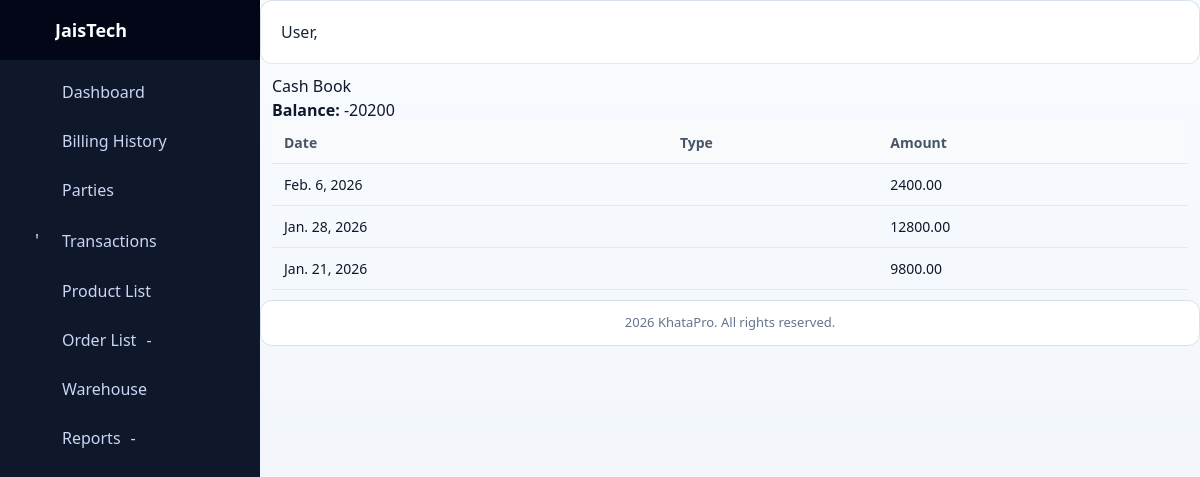
The app's page /reports/cash-book/ with its own data.
### khataapp/models.py (models this page shows, shortened)
class Transaction(models.Model):
    TXN_TYPE_CHOICES = [
        ("credit", "Credit"),
        ("debit", "Debit"),
    ]
    TXN_MODE_CHOICES = [
        ("cash", "Cash"),
        ("online", "Online"),
        ("upi", "UPI"),
        ("bank", "Bank Transfer"),
        ("cheque", "Cheque"),
    ]
    GST_TYPE_CHOICES = [
        ("gst", "GST"),
        ("nongst", "Non GST"),
    ]
    party = models.ForeignKey(
        "khataapp.Party",
        on_delete=models.CASCADE,
        related_name="transactions"
    )
    txn_type = models.CharField(max_length=10, choices=TXN_TYPE_CHOICES)
    txn_mode = models.CharField(max_length=20, choices=TXN_MODE_CHOICES, default="cash")
    amount = models.DecimalField(max_digits=10, decimal_places=2)
    date = models.DateField()   # Manual date selection
    notes = models.TextField(blank=True, null=True)
    receipt = models.ImageField(upload_to="receipts/", blank=True, null=True)
    order = models.ForeignKey(
        "commerce.Order",
        on_delete=models.SET_NULL,
        null=True,
        blank=True,
        related_name="linked_transactions"
    )
    payment = models.ForeignKey(
        "commerce.Payment",
        on_delete=models.SET_NULL,
        null=True,
        blank=True,
        related_name="linked_transactions"
    )
    voucher = models.ForeignKey(
        "commerce.SalesVoucher",
        on_delete=models.SET_NULL,
        null=True,
        blank=True,
        related_name="transactions"
    )
    invoice = models.ForeignKey(
        "commerce.Invoice",
        on_delete=models.SET_NULL,
        null=True,
        blank=True,
        related_name="transactions"
    )
    gst_type = models.CharField(
        max_length=10,
        choices=GST_TYPE_CHOICES,
        blank=True,
        null=True
    )
    created_at = models.DateTimeField(auto_now_add=True)
    class Meta:
        ordering = ['-date']
        verbose_name_plural = "Transactions"

### reports/views.py (the view)
# urls.py: path('cash-book/', views.cash_book, name='cash_book'),
def cash_book(request):
    transactions = Transaction.objects.filter(txn_mode='cash')
    total_in = transactions.filter(txn_type='credit').aggregate(
        total=Sum('amount')
    )['total'] or 0
    total_out = transactions.filter(txn_type='debit').aggregate(
        total=Sum('amount')
    )['total'] or 0
    return render(request, 'reports/cash_book.html', {
        'transactions': transactions,
        'total_in': total_in,
        'total_out': total_out,
        'balance': total_in - total_out
    })

### billing/templatetags/feature_tags.py (called while the page is built)
@register.simple_tag(takes_context=True)
def feature_allowed(context, feature_key):
    user = context.get("request").user
    if not user or not user.is_authenticated:
        return False
    return user_has_feature(user, feature_key)

### system_mode/context_processors.py (called while the page is built)
def system_mode_context(request):
    context = getattr(request, "system_mode_context", None)
    if context is None:
        context = build_request_mode_context(request)
    return {
        "system_mode": context,
        "system_mode_name": context.get("current_mode", "DESKTOP"),
        "system_mode_locked": bool(context.get("is_locked", False)),
        "resolved_system_mode": context.get("resolved_mode", "DESKTOP"),
        "resolved_system_mode_css": context.get("resolved_mode_css", "desktop"),
        "system_route_profile": context.get("route_profile", {}),
    }

### system_mode/models.py (called while the page is built)
    @classmethod
    def get_solo(cls, for_update=False):
        qs = cls.objects
        if for_update:
            qs = qs.select_for_update()
        instance = qs.filter(pk=1).first()
        if instance:
            return instance
        with transaction.atomic():
            locked = cls.objects.select_for_update().filter(pk=1).first()
            if locked:
                return locked
            return cls.objects.create(pk=1, current_mode=cls.Mode.DESKTOP)

### system_mode/services.py (called while the page is built)
def serialize_system_mode(mode_obj: SystemMode) -> dict[str, Any]:
    return {
        "current_mode": mode_obj.current_mode,
        "is_locked": bool(mode_obj.is_locked),
        "updated_by_id": mode_obj.updated_by_id,
        "updated_at": mode_obj.updated_at.isoformat() if mode_obj.updated_at else None,
    }

def get_system_mode_state(force_refresh: bool = False) -> dict[str, Any]:
    if not force_refresh:
        cached = cache.get(CACHE_KEY)
        if cached:
            return cached
    try:
        mode_obj = SystemMode.get_solo()
        payload = serialize_system_mode(mode_obj)
    except OperationalError:
        payload = {
            "current_mode": SystemMode.Mode.DESKTOP,
            "is_locked": False,
            "updated_by_id": None,
            "updated_at": None,
        }
    cache.set(CACHE_KEY, payload, CACHE_TTL_SECONDS)
    return payload

### templates/reports/cash_book.html (shortened to what this page needs)
{% extends 'base.html' %}
{% block content %}
<h2>Cash Book</h2>
<p><strong>Balance:</strong> {{ balance }}</p>
<table>
    <tr>
        <th>Date</th>
        <th>Type</th>
        <th>Amount</th>
    </tr>
    {% for t in transactions %}
    <tr>
        <td>{{ t.date }}</td>
        <td>{{ t.type }}</td>
        <td>{{ t.amount }}</td>
    </tr>
    {% endfor %}
</table>
{% endblock %}

### static/css/dashboard.css (style rules this page uses)
* { box-sizing: border-box; }
html, body { margin: 0; padding: 0; height: 100%; font-family: system-ui, -apple-system, Segoe UI, Roboto, Arial, sans-serif; background: #f4f6fb; overflow-x: hidden; }
table { width: 100%; border-collapse: collapse; font-size: 14px; }
th, td { padding: 10px 12px; border-bottom: 1px solid #e5e7eb; text-align: left; }
th { color: #475569; font-weight: 600; background: #f8fafc; }

### static/css/unified-theme.css (style rules this page uses)
:root { --uc-bg: #f4f7fb; --uc-surface: #ffffff; --uc-border: #d9e2ec; --uc-text: #12263a; --uc-muted: #5f6c7b; --uc-brand: #0b6bcb; --uc-brand-2: #0f9d7a; --uc-danger: #c03b3b; --uc-warning: #b7791f; }
body { background: var(--uc-bg); color: var(--uc-text); }

### static/css/master_ui_system.css (style rules this page uses)
:root { --ui-primary: #123a8f; --ui-primary-dark: #0f2f73; --ui-secondary: #f58b1f; --ui-secondary-dark: #d97108; --ui-danger: #c03b3b; --ui-outline: #64748b; --ui-surface: #ffffff; --ui-surface-soft: #f4f7fc; --ui-border: #d8e0ee; --ui-text: #0f172a; --ui-muted: #475569; --ui-radius: 6px; --ui-shadow: 0 10px 26px rgba(15, 23, 42, 0.08); }

### records on screen
Transaction: date "Feb. 6, 2026", amount "2400.00"
Transaction: date "Jan. 28, 2026", amount "12800.00"
Transaction: date "Jan. 21, 2026", amount "9800.00"

### other values on screen
{{ company.company_name|default:"JaisTech" }} "JaisTech"
{{ balance }} "-20200"
